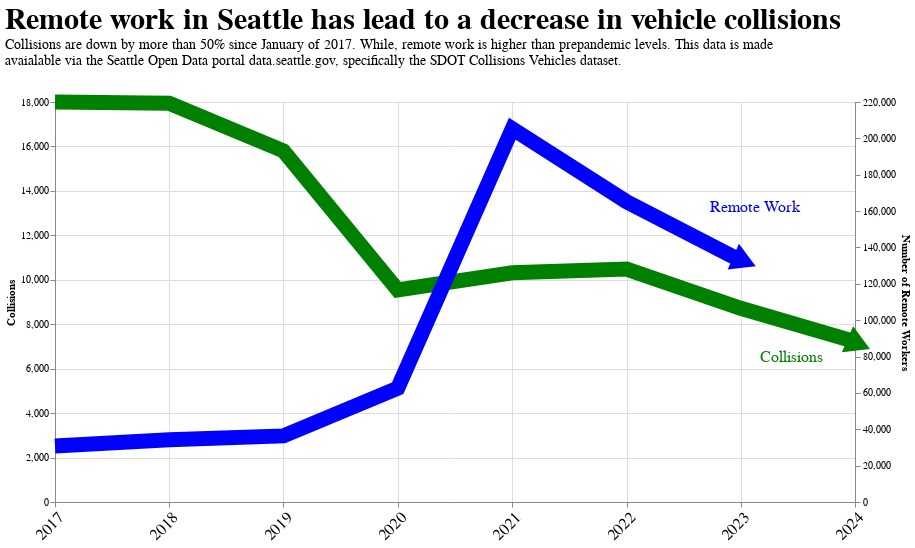

Notebook code for this chart:
### Code cell
collisions_are_down = alt.Chart(
    subset_collisions_df_2019_2024.dropna(),
    title=alt.Title(
        "Remote work in Seattle has lead to a decrease in vehicle collisions",
        fontSize=30,
        align="left",
        anchor="start",
        subtitle=[
            "Collisions are down by more than 50% since January of 2017. While, remote work is higher than prepandemic levels. This data is made",
            "avaialable via the Seattle Open Data portal data.seattle.gov, specifically the SDOT Collisions Vehicles dataset."
        ],
        subtitleFontSize=14,
    )
).mark_line(size=15).encode(
    x=alt.X(
        "year(date):T",
        axis=alt.Axis(title=None, labelAngle=-45, labelFontSize=16),
    ),
    y=alt.Y("count():Q", title="Collisions"),
    color=alt.value("green")
)

collision_arrow = alt.Chart(pd.DataFrame(
    {"date": [pd.to_datetime("2024-01-01")], "count": [7180]}
)).mark_point(shape="triangle", filled=True, fillOpacity=1).encode(
    # x=alt.datum(5e24),
    x=alt.X('year(date):T'),
    y=alt.Y("count:Q"),
    angle=alt.AngleValue(-6.5),
    size=alt.SizeValue(800),
    color=alt.value("green"),
)

remote_work_is_up = alt.Chart(
    census_bureau_data
).mark_line(size=15).encode(
    x=alt.X(
        "year(date):T",
        axis=alt.Axis(title=None, labelAngle=-45, labelFontSize=16),
    ),
    y=alt.Y("remote_workers:Q", title="Number of Remote Workers", axis=alt.Axis(orient="right")),
    color=alt.value("blue")
)

remote_arrow = alt.Chart(pd.DataFrame(
    {"date": [pd.to_datetime("2023-01-01")], "count": [133180]}
)).mark_point(shape="triangle", filled=True, fillOpacity=1).encode(
    # x=alt.datum(5e24),
    x=alt.X('year(date):T'),
    y=alt.Y("count:Q"),
    angle=alt.AngleValue(-6.5),
    size=alt.SizeValue(800),
    color=alt.value("blue"),
)

collision_label = alt.Chart({'values':[{}]}).mark_text(
    align='left',
    dx=5,
    dy=5,
    fontSize=16,
    color='green'
).encode(
    x=alt.value(700),       # x position on the chart
    y=alt.value(250),       # y position on the chart
    text=alt.value('Collisions')  # static text label
)

remote_label = alt.Chart({'values':[{}]}).mark_text(
    align='left',
    dx=5,
    dy=5,
    fontSize=16,
    color='blue'
).encode(
    x=alt.value(650),       # x position on the chart
    y=alt.value(100),       # y position on the chart
    text=alt.value('Remote Work')  # static text label
)

earnest = alt.layer((collisions_are_down + collision_arrow + collision_label), (remote_work_is_up + remote_arrow + remote_label)).resolve_scale(
    y = 'independent'
).properties(
    width=800,
    height=400,
)
earnest.save("a2_earnest.png", scale_factor=5)
earnest

### Figure 1 — Vega specification as saved in the notebook (floating-point values rounded to 4 significant figures)
{"$schema": "https://vega.github.io/schema/vega/v5.json", "data": [{"name": "empty", "values": [{}]}, {"name": "source_0", "values": [{"__count": 7217, "year_date": "2024-01-01T00:00:00.000"}, {"__count": 8719, "year_date": "2023-01-01T00:00:00.000"}, {"__count": 10481, "year_date": "2022-01-01T00:00:00.000"}, {"__count": 17997, "year_date": "2017-01-01T00:00:00.000"}, {"__count": 10312, "year_date": "2021-01-01T00:00:00.000"}, {"__count": 15799, "year_date": "2019-01-01T00:00:00.000"}, {"__count": 17943, "year_date": "2018-01-01T00:00:00.000"}, {"__count": 9539, "year_date": "2020-01-01T00:00:00.000"}, {"__count": 28, "year_date": ""}], "transform": [{"type": "formula", "expr": "toDate(datum['year_date'])", "as": "year_date"}]}, {"name": "source_1", "values": [{"count": 7180, "year_date": "2024-01-01T00:00:00.000"}], "transform": [{"type": "formula", "expr": "toDate(datum['year_date'])", "as": "year_date"}]}, {"name": "source_2", "values": [{"remote_workers": 30794, "year_date": "2017-01-01T00:00:00.000"}, {"remote_workers": 34296, "year_date": "2018-01-01T00:00:00.000"}, {"remote_workers": 36349, "year_date": "2019-01-01T00:00:00.000"}, {"remote_workers": 62635, "year_date": "2020-01-01T00:00:00.000"}, {"remote_workers": 205297, "year_date": "2021-01-01T00:00:00.000"}, {"remote_workers": 165175, "year_date": "2022-01-01T00:00:00.000"}, {"remote_workers": 132724, "year_date": "2023-01-01T00:00:00.000"}], "transform": [{"type": "formula", "expr": "toDate(datum['year_date'])", "as": "year_date"}]}, {"name": "source_3", "values": [{"count": 133180, "year_date": "2023-01-01T00:00:00.000"}], "transform": [{"type": "formula", "expr": "toDate(datum['year_date'])", "as": "year_date"}]}], "marks": [{"type": "line", "name": "layer_0_layer_0_marks", "from": {"data": "source_0"}, "sort": {"field": "x"}, "encode": {"update": {"strokeWidth": {"value": 15}, "defined": {"signal": "isValid(datum[\"year_date\"]) && isFinite(+datum[\"year_date\"])"}, "stroke": {"value": "green"}, "x": {"field": "year_date", "scale": "x"}, "y": {"field": "__count", "scale": "layer_0_y"}}}, "style": ["line"]}, {"type": "symbol", "name": "layer_0_layer_1_marks", "from": {"data": "source_1"}, "encode": {"update": {"shape": {"value": "triangle"}, "y": {"field": "count", "scale": "layer_0_y"}, "fill": {"value": "green"}, "fillOpacity": {"value": 1}, "size": {"value": 800}, "x": {"field": "year_date", "scale": "x"}, "angle": {"value": -6.5}}}, "style": ["point"]}, {"type": "text", "name": "layer_0_layer_2_marks", "from": {"data": "empty"}, "encode": {"update": {"dy": {"value": 5}, "fontSize": {"value": 16}, "y": {"value": 250}, "baseline": {"value": "middle"}, "dx": {"value": 5}, "x": {"value": 700}, "text": {"value": "Collisions"}, "fill": {"value": "green"}, "align": {"value": "left"}}}, "style": ["text"]}, {"type": "line", "name": "layer_1_layer_0_marks", "from": {"data": "source_2"}, "sort": {"field": "x"}, "encode": {"update": {"stroke": {"value": "blue"}, "defined": {"signal": "isValid(datum[\"year_date\"]) && isFinite(+datum[\"year_date\"]) && isValid(datum[\"remote_workers\"]) && isFinite(+datum[\"remote_workers\"])"}, "y": {"field": "remote_workers", "scale": "layer_1_y"}, "strokeWidth": {"value": 15}, "x": {"field": "year_date", "scale": "x"}}}, "style": ["line"]}, {"type": "symbol", "name": "layer_1_layer_1_marks", "from": {"data": "source_3"}, "encode": {"update": {"fill": {"value": "blue"}, "angle": {"value": -6.5}, "y": {"field": "count", "scale": "layer_1_y"}, "fillOpacity": {"value": 1}, "shape": {"value": "triangle"}, "x": {"field": "year_date", "scale": "x"}, "size": {"value": 800}}}, "style": ["point"]}, {"type": "text", "name": "layer_1_layer_2_marks", "from": {"data": "empty"}, "encode": {"update": {"align": {"value": "left"}, "dy": {"value": 5}, "fill": {"value": "blue"}, "fontSize": {"value": 16}, "y": {"value": 100}, "dx": {"value": 5}, "x": {"value": 650}, "text": {"value": "Remote Work"}, "baseline": {"value": "middle"}}}, "style": ["text"]}], "scales": [{"name": "x", "type": "time", "domain": {"fields": [{"data": "source_0", "field": "year_date"}, {"data": "source_1", "field": "year_date"}, {"data": "source_2", "field": "year_date"}, {"data": "source_3", "field": "year_date"}]}, "range": [0, {"signal": "width"}]}, {"name": "layer_0_y", "type": "linear", "domain": {"fields": [{"data": "source_0", "field": "__count"}, {"data": "source_1", "field": "count"}]}, "range": [{"signal": "height"}, 0], "nice": true, "zero": true}, {"name": "layer_1_y", "type": "linear", "domain": {"fields": [{"data": "source_2", "field": "remote_workers"}, {"data": "source_3", "field": "count"}]}, "range": [{"signal": "height"}, 0], "nice": true, "zero": true}], "axes": [{"scale": "x", "domain": false, "orient": "bottom", "ticks": false, "tickCount": {"signal": "ceil(width/40)"}, "aria": false, "grid": true, "labels": false, "maxExtent": 0, "minExtent": 0, "gridScale": "layer_0_y", "tickMinStep": {"signal": "datetime(2002, 0, 1, 0, 0, 0, 0) - datetime(2001, 0, 1, 0, 0, 0, 0)"}, "zindex": 0}, {"scale": "layer_0_y", "ticks": false, "zindex": 0, "minExtent": 0, "maxExtent": 0, "gridScale": "x", "aria": false, "tickCount": {"signal": "ceil(height/40)"}, "orient": "left", "grid": true, "labels": false, "domain": false}, {"scale": "x", "orient": "bottom", "format": {"signal": "timeUnitSpecifier([\"year\"], {\"year-month\":\"%b %Y \",\"year-month-date\":\"%b %d, %Y \"})"}, "labelOverlap": true, "tickCount": {"signal": "ceil(width/40)"}, "labelFlush": true, "tickMinStep": {"signal": "datetime(2002, 0, 1, 0, 0, 0, 0) - datetime(2001, 0, 1, 0, 0, 0, 0)"}, "labelAlign": "right", "zindex": 0, "labelAngle": 315, "grid": false, "labelFontSize": 16, "labelBaseline": "top"}, {"scale": "layer_0_y", "title": "Collisions", "grid": false, "labelOverlap": true, "orient": "left", "tickCount": {"signal": "ceil(height/40)"}, "zindex": 0}, {"scale": "layer_1_y", "tickCount": {"signal": "ceil(height/40)"}, "grid": false, "orient": "right", "title": "Number of Remote Workers", "labelOverlap": true, "zindex": 0}], "title": {"text": "Remote work in Seattle has lead to a decrease in vehicle collisions", "align": "left", "anchor": "start", "subtitle": ["Collisions are down by more than 50% since January of 2017. While, remote work is higher than prepandemic levels. This data is made", "avaialable via the Seattle Open Data portal data.seattle.gov, specifically the SDOT Collisions Vehicles dataset."], "fontSize": 30, "subtitleFontSize": 14}, "style": "cell", "width": 800, "background": "white", "padding": 5, "height": 400}
